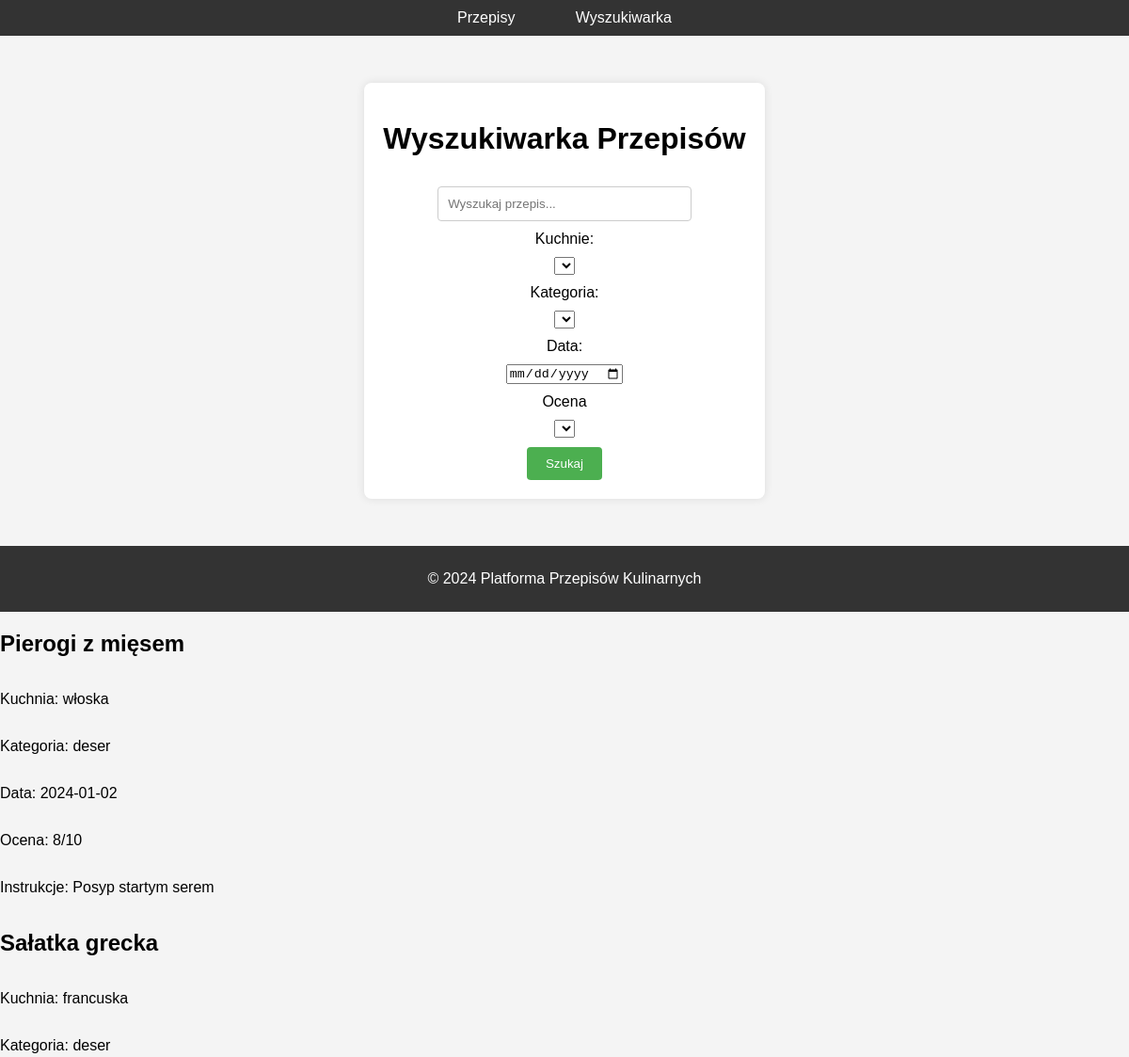
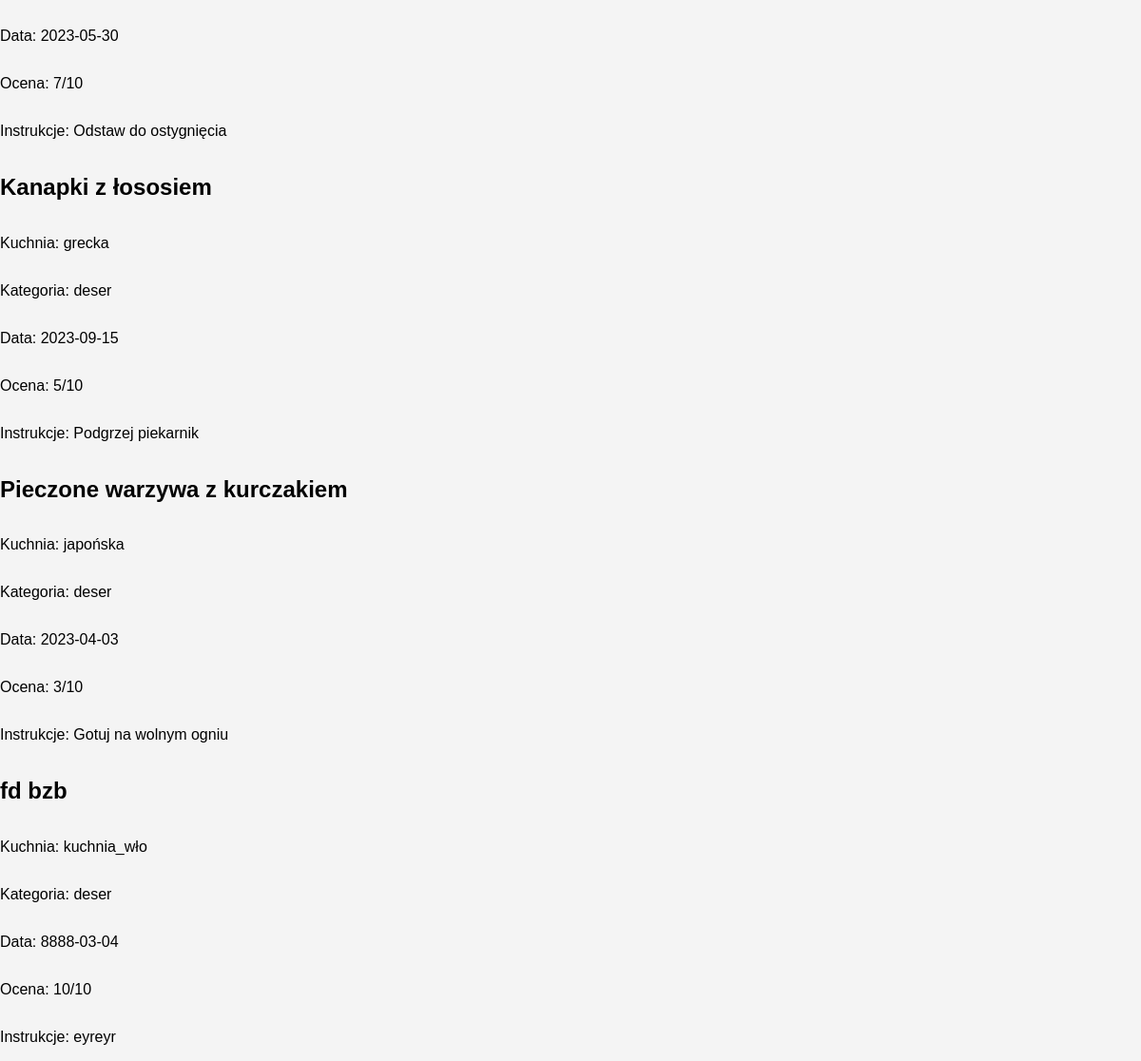
The app's page /platforma_kulinarna/kuchnia/wyszukiwarka.php?category=deser with its own data (2 pictures, top to bottom).
### tables this page shows
CREATE TABLE `kuchnia1` (
  `id` int(11) NOT NULL,
  `nazwa` varchar(36) DEFAULT NULL,
  `kategoria` varchar(12) DEFAULT NULL,
  `kuchnie` varchar(11) DEFAULT NULL,
  `data` date DEFAULT NULL,
  `ocena` varchar(5) DEFAULT NULL,
  `instrukcje` varchar(26) DEFAULT NULL
);

### platforma_kulinarna/kuchnia/wyszukiwarka.php (the view, shortened to what this page needs)
<!DOCTYPE html>
<html lang="en">
<head>
    <link rel="stylesheet" href="style1.css">
</head>
<header>
    <nav>
        <a href="strona1.html">Przepisy</a>
        <a href="wyszukiwarka.html">Wyszukiwarka</a>
    </nav>
</header>
<body>
    <div class="container">
        <h1>Wyszukiwarka Przepisów</h1>
        <form action="#" method="GET">
            <input type="text" name="search_query" placeholder="Wyszukaj przepis...">
            <br>
            <label for="Cuisines">Kuchnie:</label>
            <select id="Cuisines" name="Cuisines">
            </select>
            <label for="recipe-category">Kategoria:</label>
                <select id="recipe-category" name="category">
                </select>
            <br>
            <label for="date">Data:</label>
            <input type="date" id="date" name="date">
            <label for="rating">Ocena</label>
                <select id="rating" name="rating">
                </select>
            <br>
            <input type="submit" name="submit" value="Szukaj">
        </form>
    </div>
    <footer>
        <p>&copy; 2024 Platforma Przepisów Kulinarnych</p>
    </footer>
    <?php
    $servername = "localhost";
    $username = "root";
    $password = "";
    $dbname = "kuchnia1";
    $conn = new mysqli($servername, $username, $password, $dbname);
    $search_query = $_GET['search_query'] ?? '';
    $category = $_GET['category'] ?? '';
    $sql = "SELECT * FROM kuchnia1 WHERE nazwa LIKE '%$search_query%'";
    if (!empty($category)) {
        $sql .= " AND kategoria = '$category'";
    }
    $result = $conn->query($sql);
    if ($result->num_rows > 0) {
        while ($row = $result->fetch_assoc()) {
            echo "<h2>" . $row["nazwa"] . "</h2>";
            echo "<p>Kuchnia: " . $row["kuchnie"] . "</p>";
            echo "<p>Kategoria: " . $row["kategoria"] . "</p>";
            echo "<p>Data: " . $row["data"] . "</p>";
            echo "<p>Ocena: " . $row["ocena"] . "</p>";
            echo "<p>Instrukcje: " . $row["instrukcje"] . "</p>";
        }
    } else {
        echo "Brak wyników spełniających kryteria wyszukiwania.";
    }
    ?>
</body>
</html>

### platforma_kulinarna/kuchnia/style1.css (style rules this page uses)
body { font-family: Arial, sans-serif; margin: 0; padding: 0; background-color: #f4f4f4; display: flex; flex-direction: column; min-height: 100vh; }
header { background-color: #333; padding: 10px 0; }
header nav { text-align: center; }
header nav a { color: #fff; text-decoration: none; padding: 10px 20px; margin: 0 10px; }
.container { max-width: 600px; margin: 50px auto; background-color: #fff; padding: 20px; border-radius: 8px; box-shadow: 0 0 10px rgba(0, 0, 0, 0.1); }
h1 { text-align: center; }
form { text-align: center; }
input[type="text"] { width: 70%; padding: 10px; margin-top: 10px; border: 1px solid #ccc; border-radius: 4px; box-sizing: border-box; }
input[type="submit"] { background-color: #4CAF50; color: white; padding: 10px 20px; border: none; border-radius: 4px; cursor: pointer; margin-top: 10px; }
form label { display: block; margin-bottom: 10px; }
label { margin-top: 10px; }
footer { background-color: #333; color: white; text-align: center; padding: 10px; margin-top: auto; }

### records on screen
kuchnia1: nazwa "Pierogi z mięsem", kuchnie "włoska", kategoria "deser", data "2024-01-02", ocena "8/10", instrukcje "Posyp startym serem"
kuchnia1: nazwa "Sałatka grecka", kuchnie "francuska", kategoria "deser", data "2023-05-30", ocena "7/10", instrukcje "Odstaw do ostygnięcia"
kuchnia1: nazwa "Kanapki z łososiem", kuchnie "grecka", kategoria "deser", data "2023-09-15", ocena "5/10", instrukcje "Podgrzej piekarnik"
kuchnia1: nazwa "Pieczone warzywa z kurczakiem", kuchnie "japońska", kategoria "deser", data "2023-04-03", ocena "3/10", instrukcje "Gotuj na wolnym ogniu"
kuchnia1: nazwa "fd bzb", kuchnie "kuchnia_wło", kategoria "deser", data "8888-03-04", ocena "10/10", instrukcje "eyreyr"
